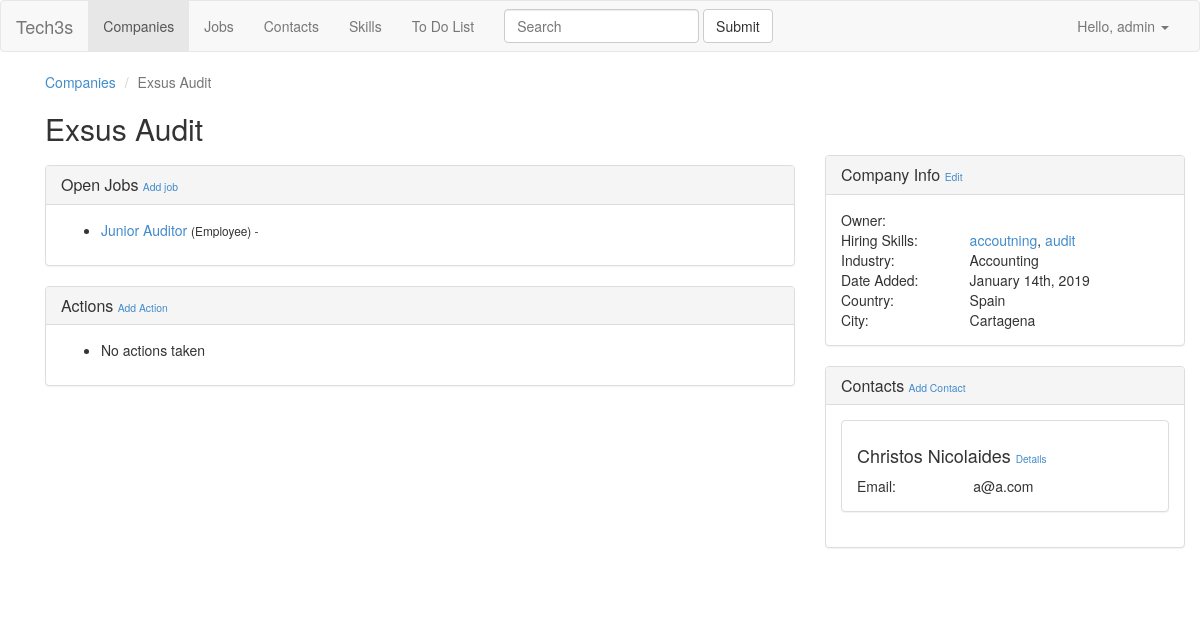
The page /companies/exsus-audit/ (signed in) on the database as committed earlier.
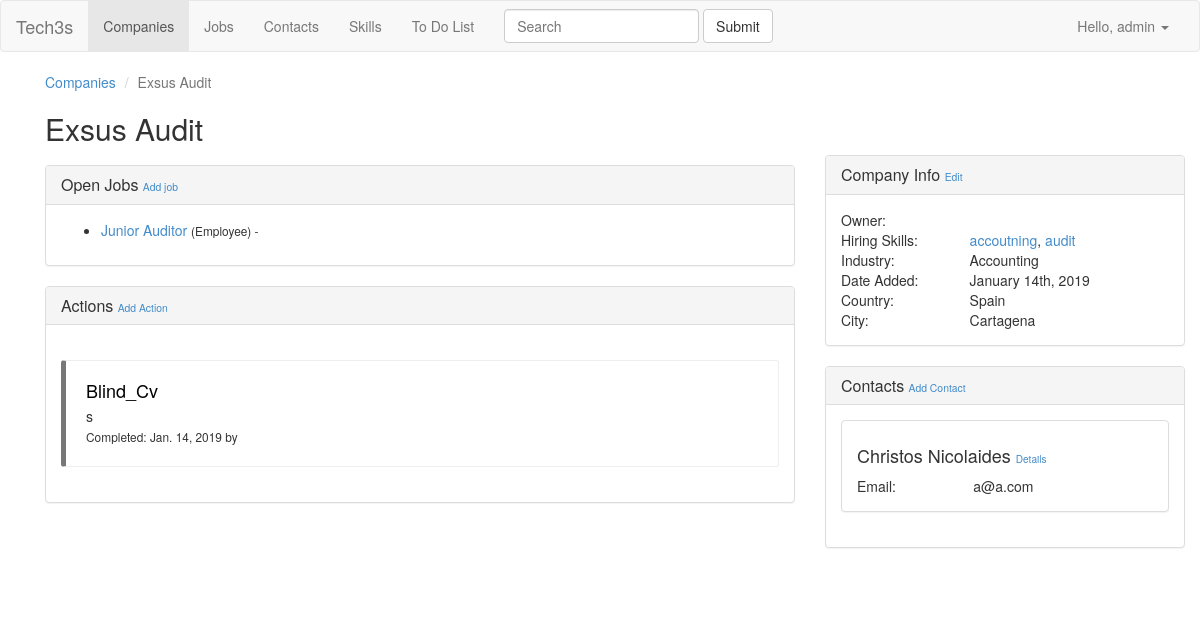
The same page on the database as committed later.
### crm/models.py (models this page shows, shortened)
class Job(models.Model):
    JOB_TYPE_CHOICES = (
        ('employee', 'Employee'),
        ('freelance', 'Freelance'),
    )
    STATUS_CHOICES = (
        ('open', 'Open'),
        ('won', 'Won'),
        ('lost', 'Lost'),
        ('canceled_by_client', 'Canceled by Client'),
    )
    title = models.CharField(max_length=250, db_index=True)
    description = models.TextField()
    zip_code = models.CharField(max_length=10, blank=True)
    num_vacancies = models.IntegerField(default=1)
    job_type = models.CharField(max_length=15, choices=JOB_TYPE_CHOICES)
    salary = models.DecimalField(max_digits=10, decimal_places=2)
    fee = models.CharField(max_length=25, blank=True)
    total_income = models.DecimalField(
        max_digits=10, decimal_places=2, null=True, blank=True)
    document = models.FileField(
        upload_to='uploads/docs/jobs/%Y/%m/%d/', blank=True)
    slug = models.SlugField(max_length=250, unique=True)
    timestamp = models.DateTimeField(auto_now_add=True, db_index=True)
    nubelo_id = models.IntegerField(null=True, blank=True)
    nubelo_url = models.URLField(max_length=250, blank=True)
    company = models.ForeignKey(Company, related_name='jobs')
    skills = models.ManyToManyField(Skill, related_name='jobs')
    city = models.ForeignKey(City, related_name='jobs')
    created_by = models.ForeignKey(
        settings.AUTH_USER_MODEL, related_name='created_jobs',
        db_index=True)
    assigned_to = models.ForeignKey(
        settings.AUTH_USER_MODEL, related_name='assigned_jobs')
    class Meta:
        ordering = ('-timestamp',)
    def get_absolute_url(self):
        return reverse(
            'crm_job_detail',
            kwargs={
                'company_slug': self.company.slug,
                'job_slug': self.slug,
            })

class Skill(models.Model):
    name = models.CharField(max_length=31, db_index=True, unique=True)
    slug = models.SlugField(max_length=31, unique=True)
    class Meta:
        ordering = ('name',)
    def get_absolute_url(self):
        return reverse('crm_skill_detail', kwargs={'slug': self.slug})

class Contact(models.Model):
    first_name = models.CharField(max_length=100)
    last_name = models.CharField(max_length=100, db_index=True)
    title = models.CharField(max_length=100, blank=True)
    email = models.EmailField(max_length=250, db_index=True)
    phone = models.CharField(max_length=25, blank=True)
    mobile = models.CharField(max_length=25, blank=True)
    address = models.CharField(max_length=100, blank=True)
    zip_code = models.CharField(max_length=10, blank=True)
    slug = models.SlugField(max_length=250, unique=True, blank=True)
    is_primary_contact = models.BooleanField(default=False)
    timestamp = models.DateTimeField(auto_now_add=True, db_index=True)
    company = models.ForeignKey(Company, related_name='contacts')
    city = models.ForeignKey(City, related_name='contacts')
    created_by = models.ForeignKey(
        settings.AUTH_USER_MODEL, related_name='contacts',
        db_index=True)
    class Meta:
        ordering = ('-is_primary_contact',)
    def get_absolute_url(self):
        return reverse(
            'crm_contact_detail',
            kwargs={
                'company_slug': self.company.slug,
                'contact_slug': self.slug,
            })
    def get_full_name(self):
        return '{} {}'.format(self.first_name, self.last_name)

class CompanyAction(models.Model):
    ACTION_CHOICES = (
        ('phone_call', 'Phone call'),
        ('meeting', 'Meeting'),
        ('email', 'Email'),
        ('proposal_sent', 'Proposal Sent'),
        ('proposal_signed', 'Proposal Signed'),
        ('blind_cv', 'Blind CV'),
        ('other', 'Other'),
    )
    STATUS_CHOICES = (
        ('to_do', 'To Do'),
        ('done', 'Done'),
        ('cancelled', 'Cancelled'),
    )
    action = models.CharField(max_length=50, choices=ACTION_CHOICES)
    status = models.CharField(
        max_length=25, choices=STATUS_CHOICES, default='to_do')
    description = models.TextField()
    blind_cvs_sent = models.IntegerField(default=0)
    is_highlighted = models.BooleanField(default=False)
    document = models.FileField(
        upload_to='uploads/actions/companies/%Y/%m/%d/', blank=True)
    timestamp = models.DateTimeField(auto_now_add=True, db_index=True)
    completed_timestamp = models.DateTimeField(null=True, db_index=True)
    company = models.ForeignKey(Company, related_name='company_actions')
    created_by = models.ForeignKey(
        settings.AUTH_USER_MODEL, related_name='company_actions',
        db_index=True)
    class Meta:
        ordering = ('-timestamp',)

### crm/views.py (the view)
@class_login_required
class CompanyDetail(DetailView):
    model = Company

### crm/models.py (called while the page is built)
    def __str__(self):
        return self.name

    def __str__(self):
        return self.name

    def __str__(self):
        return '{}'.format(self.name)

    def get_job_create_url(self):
        return reverse(
            'crm_job_create', kwargs={'company_slug': self.slug})

    def get_company_action_create_url(self):
        return reverse(
            'crm_company_action_create', kwargs={'company_slug': self.slug})

    def get_contact_create_url(self):
        return reverse(
            'crm_contact_create', kwargs={'company_slug': self.slug})

    def get_update_url(self):
        return reverse('crm_company_update', kwargs={'slug': self.slug})

### crm/templates/crm/company_detail.html (shortened to what the changed rows need)
{% extends "crm/base_crm.html" %}
{% block content %}
  <article>
    <div class="row">
      <div class="col-md-8">
        <h2>{{ company.name }}</h2>
      </div>
    </div>
    <div class="row">
      <div class="col-md-8">
        <section>
          <div class="panel panel-default">
            <div class="panel-body">
              <ul>
                {% for job in company.jobs.all %}
                  <li>
                    <a href="{{ job.get_absolute_url }}">{{ job.title }}</a>
                    <span class="small">({{ job.job_type|title }}) - {{ job.assigned_to.get_full_name }}</span>
                  </li>
                {% empty %}
                  <li>No open jobs</li>
              {% endfor %}
              </ul>
            </div>
          </div>
        </section>
        {% if request.user.is_superuser %}
        <section>
          <div class="panel panel-default">
              <div class="panel-body">
                {% for company_action in company.company_actions.all %}
                  {% if company_action.status == 'done' %}
                    <div class="bs-callout bs-callout-default">
                      <h4>{{ company_action.action|title }}</h4>
                      {{ company_action.description }}
                      <p><span class="small">Completed: {{ company_action.completed_timestamp|date }} by {{ company_action.created_by.get_full_name|title }}</span></p>
                    </div>
                  {% endif %}
                {% empty %}
                  <ul>
                    <li>
                      No actions taken
                    </li>
                  </ul>
                {% endfor %}
              </div>
            </div>
        </section>
        {% endif %}
      </div>
      <div class="col-md-4">
        <section>
          <div class="panel panel-default">
            <div class="panel-body">
              <table>
                <tr>
                  <td>Hiring Skills:</td>
                  <td>{% for skill in company.skills.all %}
                        <a href="{{ skill.get_absolute_url }}">
                          {{ skill.name }}</a>{% if forloop.last %}{% else %}, {% endif %}
                      {% endfor %}
                  </td>
                </tr>
              </table>
            </div>
          </div>
        </section>
        <section>
          <div class="panel panel-default">
            <div class="panel-body">
              {% for contact in company.contacts.all %}
                <div class="panel panel-default">
                    <div class="panel-body">
                <h4>
                  {{ contact.get_full_name|title }}
                  <span class="small"><span class="small"><a href="{{ contact.get_absolute_url }}">Details</a></span></span>
                </h4>
                <table>
                  {% if contact.email %}
                    <tr>
                      <td>Email:</td>
                      <td>{{ contact.email }}</td>
                    </tr>
                  {% endif %}
                </table>
                </div>
                </div>
              {% empty %}
                <ul>
                  <li>
                    No contacts available
                  </li>
                </ul>
              {% endfor %}
            </div>
          </div>
        </section>
      </div>
    </div>
  </article>
{% endblock %}

Rows that differ between the two databases and show on the page:
added CompanyAction: action "Blind_Cv", description "s", completed_timestamp "Jan. 14, 2019"
Other text that changed with them:
text no longer shown: "No actions taken"
